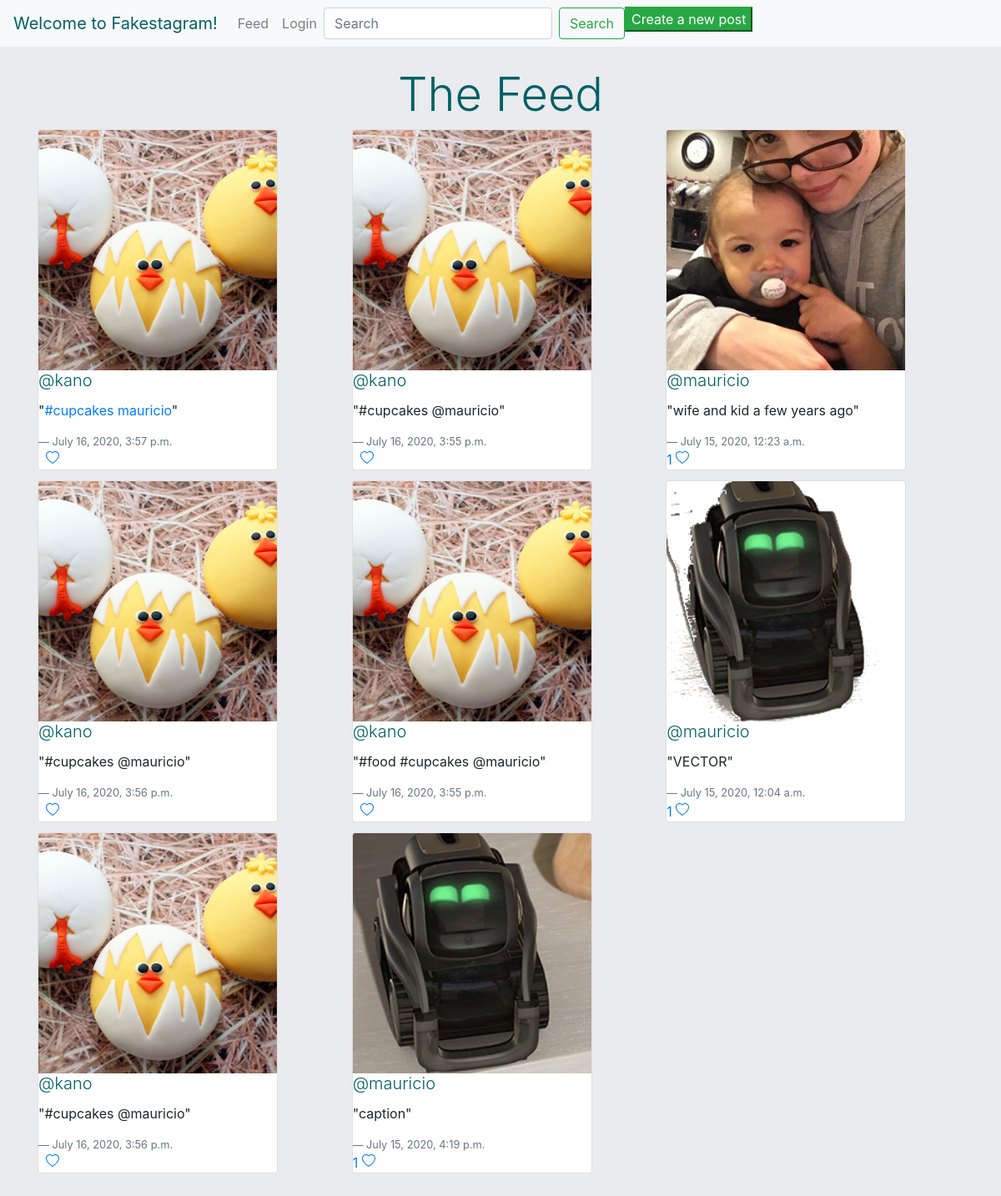
Before: / with the older database file.
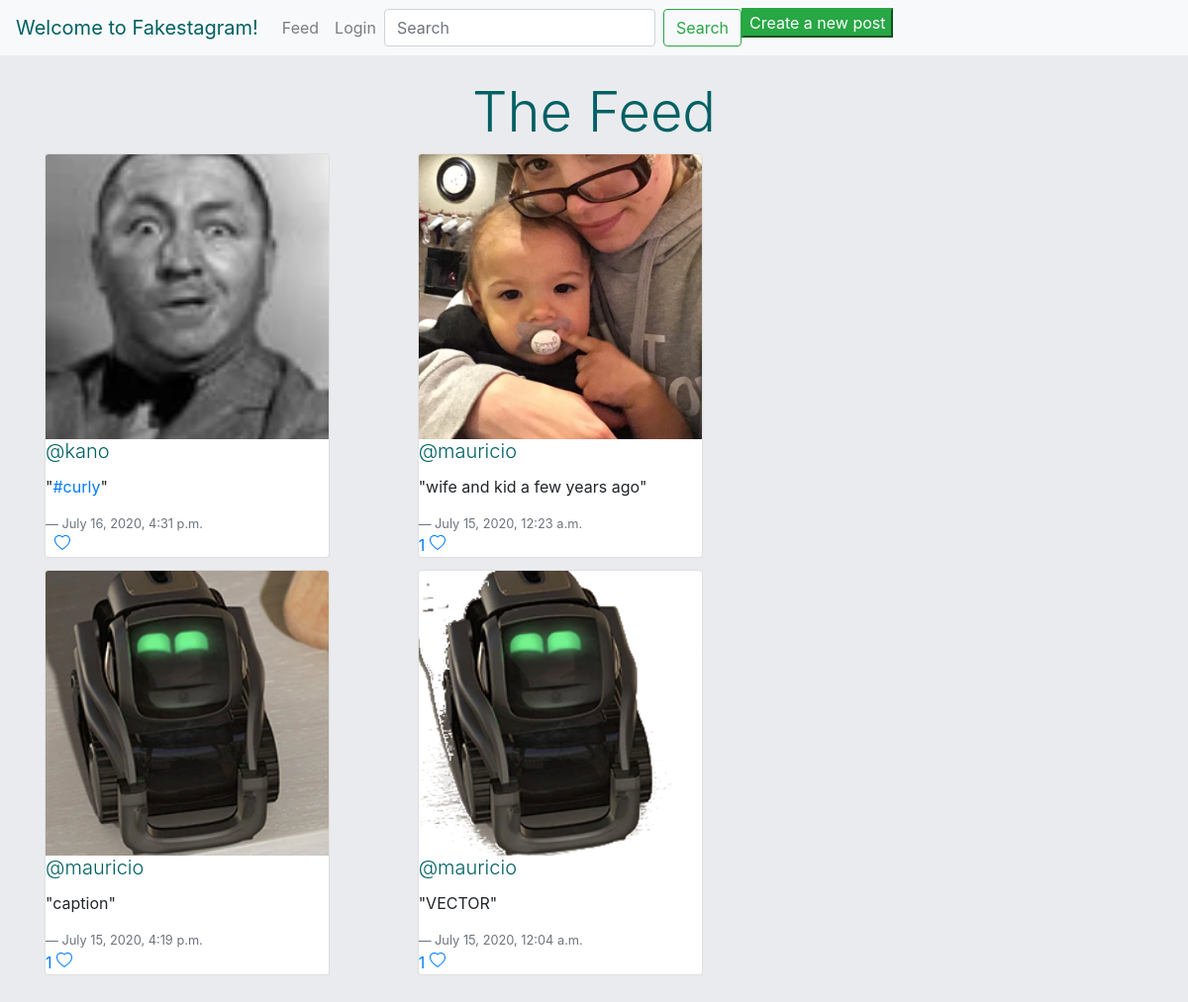
After: the same page with the newer database file.
### insta_backend/models.py (models this page shows, shortened)
class Post(models.Model):
    author = models.ForeignKey(
        'authentication.Author',
        on_delete=models.CASCADE
    )
    image = models.ImageField(upload_to='post_uploads/')
    caption = models.TextField(max_length=500)
    created_timestamp = models.DateTimeField(auto_now_add=True)
    updated_timestamp = models.DateTimeField(auto_now=True)
    likes = models.ManyToManyField(
        'authentication.Author',
        blank=True,
        related_name="authors_who_like_this"
        )
    comments = models.ManyToManyField('authentication.Author', blank=True, related_name="authors_who_commented_this")

### authentication/models.py (models this page shows, shortened)
class Author(AbstractBaseUser):
    name = models.CharField(max_length=50)
    username = models.CharField(max_length=50, unique=True)
    slug = models.SlugField(null=False, unique=True)
    email = models.EmailField(max_length=100, unique=True)
    active = models.BooleanField(default=True)
    staff = models.BooleanField(default=False)
    admin = models.BooleanField(default=False)
    following = models.ManyToManyField(
        'self',
        related_name="following"
    )
    USERNAME_FIELD = 'username'
    REQUIRED_FIELDS = ['email', 'name']
    objects = AuthorManager()

### insta_backend/views.py (the view)
# urls.py: path('', Homepage.as_view(), name='home'),
class Homepage(View):
    html = "index.html"
    def get(self, request):
        posts = None
        if request.user.is_authenticated:
            posts = Post.objects.filter(
                author__in=request.user.following.all())
        else:
            posts = Post.objects.all()
        posts = posts.order_by('-created_timestamp')
        return render(request, self.html, {'posts': posts})

### authentication/templates/index.html (shortened to what this page needs)
{% extends 'base.html' %}
{% block content %}
    <div class="feed" style="margin-bottom: 10rem;">
    <h1 class='display-4 mt-4 text-center' style="color: #016064;">The Feed</h1>
    {% if posts %}
        <div class="card-columns">
        {% for post in posts %}
            <a href={% url 'post_detail' id=post.id %}>
            <div class="card" style="width: 18rem;">
            {% load static %}
                <img class="card-img-top" style="object-fit: cover; height: 18rem;" src="{{ post.image.url }}"/>
                <h5 class="lead card-title"><a style="color: #016064" href={% url 'profile' slug=post.author.slug %}>@{{ post.author.username }}</a></h5>
                <p class="card-text">"{{ post.caption|safe}}"</p>
                <footer class="blockquote-footer">{{ post.created_timestamp }}</footer>
                <a href="{% url 'post-like' pk=post.pk %}" class="card-link">
                    {% if post.likes.count > 0%}
                    {{post.likes.count}}
                    {% else %}
                    &nbsp;
                    {% endif %}
                </a>
                <br>
            </div>
        {% endfor %}
        {% else %}
        <div class="card" style="width: 18rem;">
            <h5 class="card-title"> :( </h5>
            <p> No one you're following has any posts </p>
        </div>
    {% endif %}
    </div>
    </div>
{% endblock %}

### authentication/templates/base.html (shortened to what this page needs)
{% load static %}
<html>
    <head>
        <link rel="stylesheet" href="https://maxcdn.bootstrapcdn.com/bootstrap/4.0.0/css/bootstrap.min.css">
    </head>
    <body style='background-color: #e9ebee'>
    <nav class="navbar navbar-expand-lg navbar-light bg-light">
    {% if request.user.is_authenticated %}
        <a class="navbar-brand" style='color: #016064;' href="{% url 'home' %}">Welcome {{request.user.username}}!</a>
    {% else %}
        <a class="navbar-brand" style='color: #016064;' href="/">Welcome to Fakestagram!</a>
    {% endif %}
        <div class="collapse navbar-collapse" id="navbarNavAltMarkup">
            <div class="navbar-nav ">
                <a class="nav-item nav-link" href="{% url 'home' %}">Feed</a>
                {% if request.user.is_authenticated %}
                <a class="nav-item nav-link" href="{% url 'profile' slug=request.user.slug%}">Profile</a>
                <a class="nav-item nav-link" href="/logout/">Logout</a>
                {% else %}
                <a class="nav-item nav-link" href="{% url 'login' %}">Login</a>
                {% endif %}
                <form class="form-inline my-2 my-lg-0" action='/search/' method='get'>
                    <input class="form-control mr-sm-2" type="text" placeholder="Search" aria-label="Search" name="q">
                    <button class="btn btn-outline-success my-2 my-sm-0" type="submit">Search</button>
                </form>
                <a href="/post/add/"><button class="btn-success">Create a new post</button></a>
            </div>
        </div>
    </nav>
        <div class="container">
        {% block content %}
        {% endblock %}
        </div>
    </body>
</html>

Changed rows visible on the page:
removed Post: image (picture), author.username "kano", caption "#cupcakes mauricio", created_timestamp "July 16, 2020, 3:57 p.m."
removed Post: image (picture), author.username "kano", caption "#cupcakes @mauricio", created_timestamp "July 16, 2020, 3:56 p.m."
removed Post: image (picture), author.username "kano", caption "#cupcakes @mauricio", created_timestamp "July 16, 2020, 3:56 p.m."
removed Post: image (picture), author.username "kano", caption "#cupcakes @mauricio", created_timestamp "July 16, 2020, 3:55 p.m."
removed Post: image (picture), author.username "kano", caption "#food #cupcakes @mauricio", created_timestamp "July 16, 2020, 3:55 p.m."
added Post: image (picture), author.username "kano", caption "#curly", created_timestamp "July 16, 2020, 4:31 p.m."
